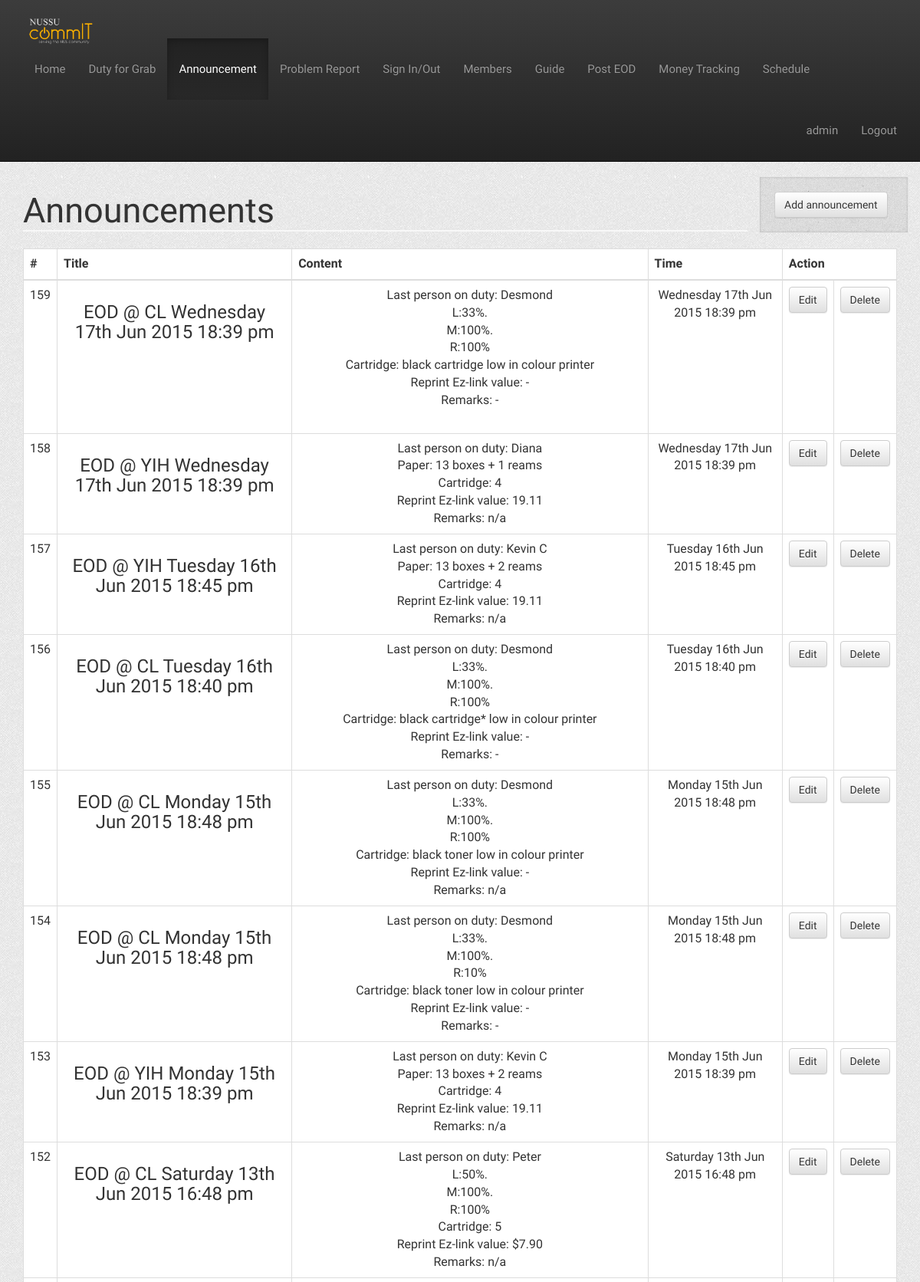
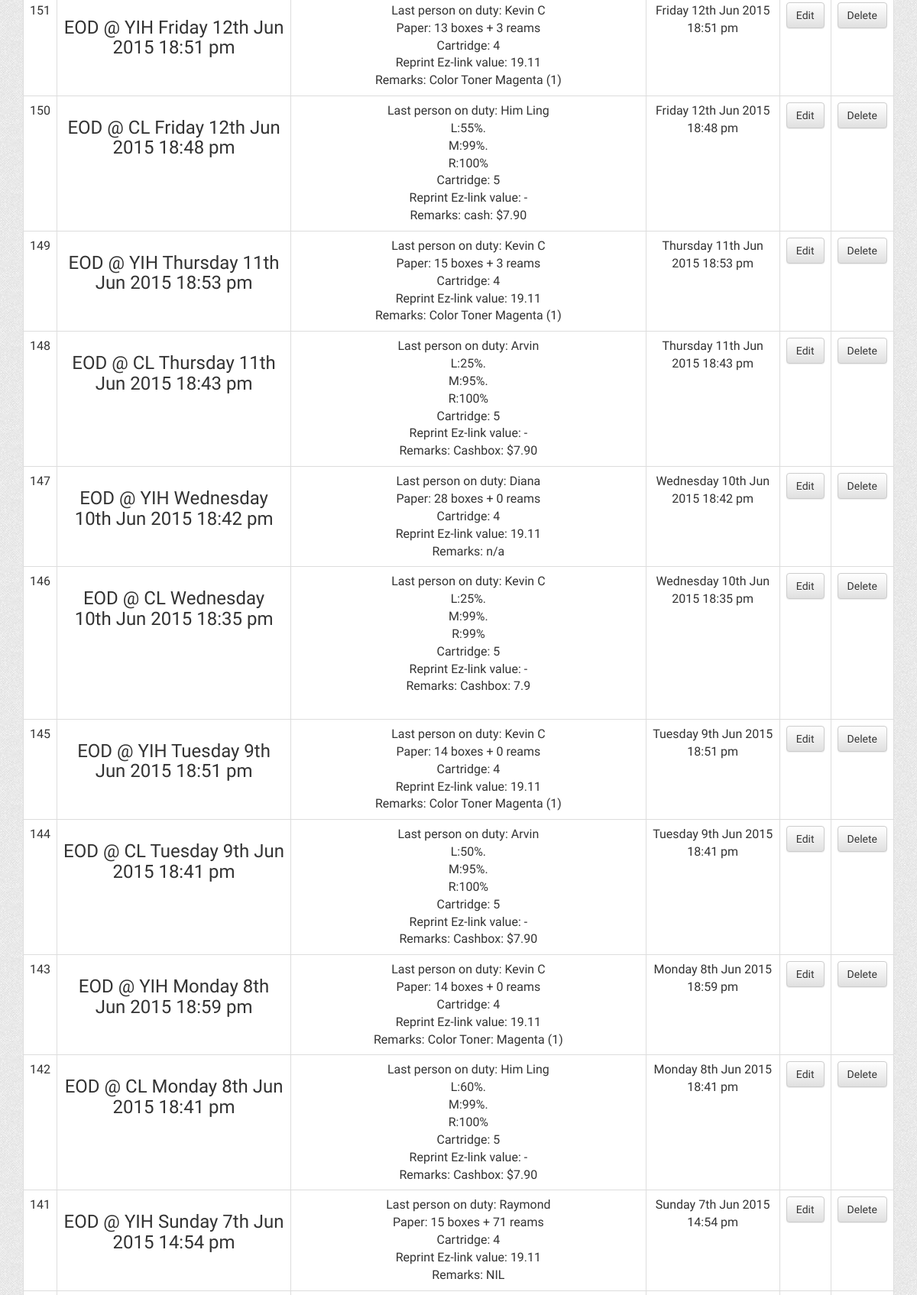
The page /announcement.php (signed in, upper part) on the database its author committed (2 pictures, top to bottom).
### tables this page shows
CREATE TABLE IF NOT EXISTS `announcement` (
  `id` int(11) NOT NULL,
  `title` text NOT NULL,
  `content` longtext NOT NULL,
  `time` text NOT NULL,
  `timeline` timestamp NOT NULL DEFAULT CURRENT_TIMESTAMP
);

### Controller/UserController.php (called while the page is built, shortened)
<?php
require_once(dirname(__FILE__).'/../Utils/DBoperation.php');
class UserController {
    private static $instance;
    private $userList;
    private function __construct() {
        $this->userList = new DBOperation("users");
    }
    public static function getInstance() {
        if (!self::$instance) {
            self::$instance = new self();
        }
        return self::$instance;
    }
    public function isAdmin($userID) {
        $condition = array('id' => $userID);
        $user = $this->userList->get($condition);
        return $user[0]["is_admin"];
    }
}
?>

### Utils/DBoperation.php (called while the page is built, shortened)
<?php
require_once(dirname(__FILE__).'/DBhandler.php');
	Class DBOperation
	{
		private $tableName;
		private static $dbHandler;
		public function DBOperation($tableName)
		{
			$this->tableName = $tableName;
			self::$dbHandler = new DBHandler();
		}
                private function commandiseCondition($condition)
                {
                    $conditionCommand = "";
                    foreach ($condition as $key => $value)
                    {
                        $conditionCommand = $conditionCommand.$key." = \"".$value."\"";
                    }
                    return $conditionCommand;
                }
                public function get($conditions,$sortBy = "")
		{
                    $conditionCommand = $this->commandiseCondition($conditions);
                    $query = "SELECT * FROM ".$this->tableName;
                    if ($conditionCommand != "")
                    {
                        $query = $query." WHERE ".$conditionCommand;
                    }
                    return self::$dbHandler->getQuery($query);
		}
                public function getQuery($query)
                {
                        return self::$dbHandler->getQuery($query);
                }
	};
?>

### Utils/DBhandler.php (called while the page is built, shortened)
<?php
Class DBHandler
{
    private $con;
    public function DBHandler()
    {
        $this->con = mysqli_connect(DB_SERVER,DB_USER,DB_PASS,DB_NAME);
    }
    public function getQuery($query)
    {
        $result = mysqli_query($this->con,$query);
        $data = array();
        $i = 0;
        while ($data[$i++] = mysqli_fetch_array($result));
        unset($data[count($data)-1]);
        return $data;
    }
};
?>

### Controller/AnnouncementController.php (called while the page is built, shortened)
<?php
require_once(dirname(__FILE__).'/../Model/User.php');
require_once(dirname(__FILE__).'/../Utils/DBoperation.php');
require_once(dirname(__FILE__).'/../Model/Announcement.php');
class AnnouncementController {
    private $annlist;
    private function __construct(){
        $this->annlist = new DBOperation("announcement");
    }
    public function getAllAnnouncements(){
        try{
            $conn = connect();
            $stmt = $conn->prepare("SELECT * FROM announcement");
            $stmt->execute();
            $all_announcements = $this->annlist->getQuery('SELECT id, title, content, time FROM announcement');
            return $all_announcements;
        } catch (PDOException $e){
            echo 'ERROR: '. $e->getMessage();
        }
    }
}
?>

### announcement.php (the view, shortened to what this page needs)
<?php
    include_once(dirname(__FILE__).'/Controller/AnnouncementController.php');
    include_once(dirname(__FILE__).'/Controller/UserController.php');
    $announcement_controller = AnnouncementController::getInstance();
    $announcements = array_reverse($announcement_controller->getAllAnnouncements());
    $userController = UserController::getInstance();
    $is_admin = $userController->isAdmin($_SESSION['user_id']);
?>
<html>
	<head>
		<link href="includes/css/bootstrap.min.css" rel="stylesheet">
		<link href="includes/css/bootstrap-theme.min.css" rel="stylesheet">
        <link href="includes/css/style.css" rel="stylesheet">
	</head>
    <body>
        <?php include(dirname(__FILE__).'/includes/header.php');?>
	<div class="container">
	<div class="row">
    <?php if ($is_admin) { ?>
        <div class="col-sm-10">
            <h1>Announcements</h1>
        </div>
        <div class="col-sm-2 well">
            <a href="announcement_add" class="btn btn-default">Add announcement</a>
        </div>
    <?php } else {?>
		<div class="col-sm-12">
            <h1>Announcements</h1>
		</div>
    <?php } ?>
	</div>
	<div class="row">
	<div class="col-sm-12">
        <table class="table table-bordered table-hover">
            <thead>
                <tr>
                    <th>#</th>
                    <th>Title</th>
                    <th>Content</th>
                    <th>Time</th>
                    <?php
                        if ($userController->isAdmin($_SESSION['user_id'])) {
                            echo '<th colspan = 2>Action</th>';
                        }
                    ?>
                </tr>
            </thead>
            <tbody>
                <?php
                    foreach($announcements as $rows){
                        echo '<tr>';
                        echo '<td>'.$rows['id'].'</td>';
                        echo '<td><b><h3>'.$rows['title'].'</h3></b></td>';
                        echo '<td>'.str_replace("\n", "<br/>", $rows['content']).'</td>';
                        echo '<td>'.$rows['time'].'</td>';
                        if ($userController->isAdmin($_SESSION['user_id'])) {
                            echo '<td> <a class = "btn btn-default" href = announcement_edit.php?id='.$rows['id'].'>Edit </a></td>';
                            echo '<td> <a class = "btn btn-default" href = announcement_delete.php?id='.$rows['id'].'>Delete <a/></td>';
                        }
                        echo '</tr>';
                    }
                ?>
            </tbody>
        </table>
		</div>
		</div>
		</div>
	</body>
</html>

### includes/css/style.css (style rules this page uses)
html { position: relative; min-height: 100%; }
body { margin-bottom: 60px; background: url(../img/bg.png); }
.table { background-color: white; }
a { color:black; }
td { text-align: center; }
h1, h2 { font-family: 'Roboto Condensed', sans-serif; font-size:45px; font-weight:400; color:#333333; }
h1 { border-bottom: 2px solid #f8f8f8; }
.table > thead > tr > th, .table > tbody > tr > th, .table > tfoot > tr > th, .table > thead > tr > td, .table > tbody > tr > td, .table > tfoot > tr > td { padding: 8px; line-height: 1.42857143; vertical-align: top; border-top: 1px solid gray; }

### rows shown on the page
announcement: id "159", title "EOD @ CL Wednesday 17th Jun 2015 18:39 pm", content "Last person on duty: Desmond L:33%. M:100%. R:100% Cartridge: black cartridge low in colour printer Reprint Ez-link value: - Remarks: -", time "Wednesday 17th Jun 2015 18:39 pm"
announcement: id "158", title "EOD @ YIH Wednesday 17th Jun 2015 18:39 pm", content "Last person on duty: Diana Paper: 13 boxes + 1 reams Cartridge: 4 Reprint Ez-link value: 19.11 Remarks: n/a", time "Wednesday 17th Jun 2015 18:39 pm"
announcement: id "157", title "EOD @ YIH Tuesday 16th Jun 2015 18:45 pm", content "Last person on duty: Kevin C Paper: 13 boxes + 2 reams Cartridge: 4 Reprint Ez-link value: 19.11 Remarks: n/a", time "Tuesday 16th Jun 2015 18:45 pm"
announcement: id "156", title "EOD @ CL Tuesday 16th Jun 2015 18:40 pm", content "Last person on duty: Desmond L:33%. M:100%. R:100% Cartridge: black cartridge* low in colour printer Reprint Ez-link value: - Remarks: -", time "Tuesday 16th Jun 2015 18:40 pm"
announcement: id "155", title "EOD @ CL Monday 15th Jun 2015 18:48 pm", content "Last person on duty: Desmond L:33%. M:100%. R:100% Cartridge: black toner low in colour printer Reprint Ez-link value: - Remarks: n/a", time "Monday 15th Jun 2015 18:48 pm"
announcement: id "154", title "EOD @ CL Monday 15th Jun 2015 18:48 pm", content "Last person on duty: Desmond L:33%. M:100%. R:10% Cartridge: black toner low in colour printer Reprint Ez-link value: - Remarks: -", time "Monday 15th Jun 2015 18:48 pm"
announcement: id "153", title "EOD @ YIH Monday 15th Jun 2015 18:39 pm", content "Last person on duty: Kevin C Paper: 13 boxes + 2 reams Cartridge: 4 Reprint Ez-link value: 19.11 Remarks: n/a", time "Monday 15th Jun 2015 18:39 pm"
announcement: id "152", title "EOD @ CL Saturday 13th Jun 2015 16:48 pm", content "Last person on duty: Peter L:50%. M:100%. R:100% Cartridge: 5 Reprint Ez-link value: $7.90 Remarks: n/a", time "Saturday 13th Jun 2015 16:48 pm"
announcement: id "151", title "EOD @ YIH Friday 12th Jun 2015 18:51 pm", content "Last person on duty: Kevin C Paper: 13 boxes + 3 reams Cartridge: 4 Reprint Ez-link value: 19.11 Remarks: Color Toner Magenta (1)", time "Friday 12th Jun 2015 18:51 pm"
announcement: id "150", title "EOD @ CL Friday 12th Jun 2015 18:48 pm", content "Last person on duty: Him Ling L:55%. M:99%. R:100% Cartridge: 5 Reprint Ez-link value: - Remarks: cash: $7.90", time "Friday 12th Jun 2015 18:48 pm"
announcement: id "149", title "EOD @ YIH Thursday 11th Jun 2015 18:53 pm", content "Last person on duty: Kevin C Paper: 15 boxes + 3 reams Cartridge: 4 Reprint Ez-link value: 19.11 Remarks: Color Toner Magenta (1)", time "Thursday 11th Jun 2015 18:53 pm"
announcement: id "148", title "EOD @ CL Thursday 11th Jun 2015 18:43 pm", content "Last person on duty: Arvin L:25%. M:95%. R:100% Cartridge: 5 Reprint Ez-link value: - Remarks: Cashbox: $7.90", time "Thursday 11th Jun 2015 18:43 pm"
announcement: id "147", title "EOD @ YIH Wednesday 10th Jun 2015 18:42 pm", content "Last person on duty: Diana Paper: 28 boxes + 0 reams Cartridge: 4 Reprint Ez-link value: 19.11 Remarks: n/a", time "Wednesday 10th Jun 2015 18:42 pm"
announcement: id "146", title "EOD @ CL Wednesday 10th Jun 2015 18:35 pm", content "Last person on duty: Kevin C L:25%. M:99%. R:99% Cartridge: 5 Reprint Ez-link value: - Remarks: Cashbox: 7.9", time "Wednesday 10th Jun 2015 18:35 pm"
announcement: id "145", title "EOD @ YIH Tuesday 9th Jun 2015 18:51 pm", content "Last person on duty: Kevin C Paper: 14 boxes + 0 reams Cartridge: 4 Reprint Ez-link value: 19.11 Remarks: Color Toner Magenta (1)", time "Tuesday 9th Jun 2015 18:51 pm"
announcement: id "144", title "EOD @ CL Tuesday 9th Jun 2015 18:41 pm", content "Last person on duty: Arvin L:50%. M:95%. R:100% Cartridge: 5 Reprint Ez-link value: - Remarks: Cashbox: $7.90", time "Tuesday 9th Jun 2015 18:41 pm"
announcement: id "143", title "EOD @ YIH Monday 8th Jun 2015 18:59 pm", content "Last person on duty: Kevin C Paper: 14 boxes + 0 reams Cartridge: 4 Reprint Ez-link value: 19.11 Remarks: Color Toner: Magenta (1)", time "Monday 8th Jun 2015 18:59 pm"
announcement: id "142", title "EOD @ CL Monday 8th Jun 2015 18:41 pm", content "Last person on duty: Him Ling L:60%. M:99%. R:100% Cartridge: 5 Reprint Ez-link value: - Remarks: Cashbox: $7.90", time "Monday 8th Jun 2015 18:41 pm"
announcement: id "141", title "EOD @ YIH Sunday 7th Jun 2015 14:54 pm", content "Last person on duty: Raymond Paper: 15 boxes + 71 reams Cartridge: 4 Reprint Ez-link value: 19.11 Remarks: NIL", time "Sunday 7th Jun 2015 14:54 pm"

### other values the page prints
$_SESSION['user_name'] "admin"
